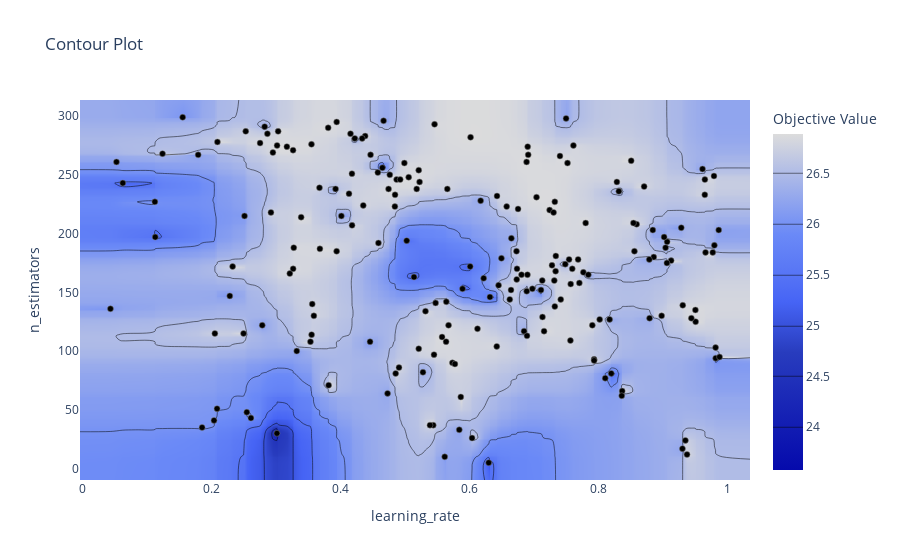

Source (notebook cell):
### Code cell
optuna.visualization.plot_contour(study, ['learning_rate', 'n_estimators'])

### Figure 1 — Plotly figure (JSON) as saved in the notebook; plotly's stock layout.template omitted (floating-point values rounded to 4 significant figures; data arrays with more than 128 entries replaced by an {"elided": "..."} marker saying what was removed)
{"data": [{"colorbar": {"title": {"text": "Objective Value"}}, "colorscale": [[0, "rgb(5,10,172)"], [0.35, "rgb(40,60,190)"], [0.5, "rgb(70,100,245)"], [0.6, "rgb(90,120,245)"], [0.7, "rgb(106,137,247)"], [1, "rgb(220,220,220)"]], "connectgaps": true, "contours": {"coloring": "heatmap"}, "hoverinfo": "none", "line": {"smoothing": 1.3}, "reversescale": false, "type": "contour", "x": {"elided": "202 float values"}, "y": {"elided": "153 float values"}, "z": {"elided": "153x202 float values"}}, {"marker": {"color": "black", "line": {"color": "Grey", "width": 0.5}}, "mode": "markers", "showlegend": false, "type": "scatter", "x": {"elided": "200 float values"}, "y": {"elided": "200 int values"}}], "layout": {"title": {"text": "Contour Plot"}, "xaxis": {"range": [-0.003797, 1.035], "title": {"text": "learning_rate"}}, "yaxis": {"range": [-9.7, 313.7], "title": {"text": "n_estimators"}}}}
